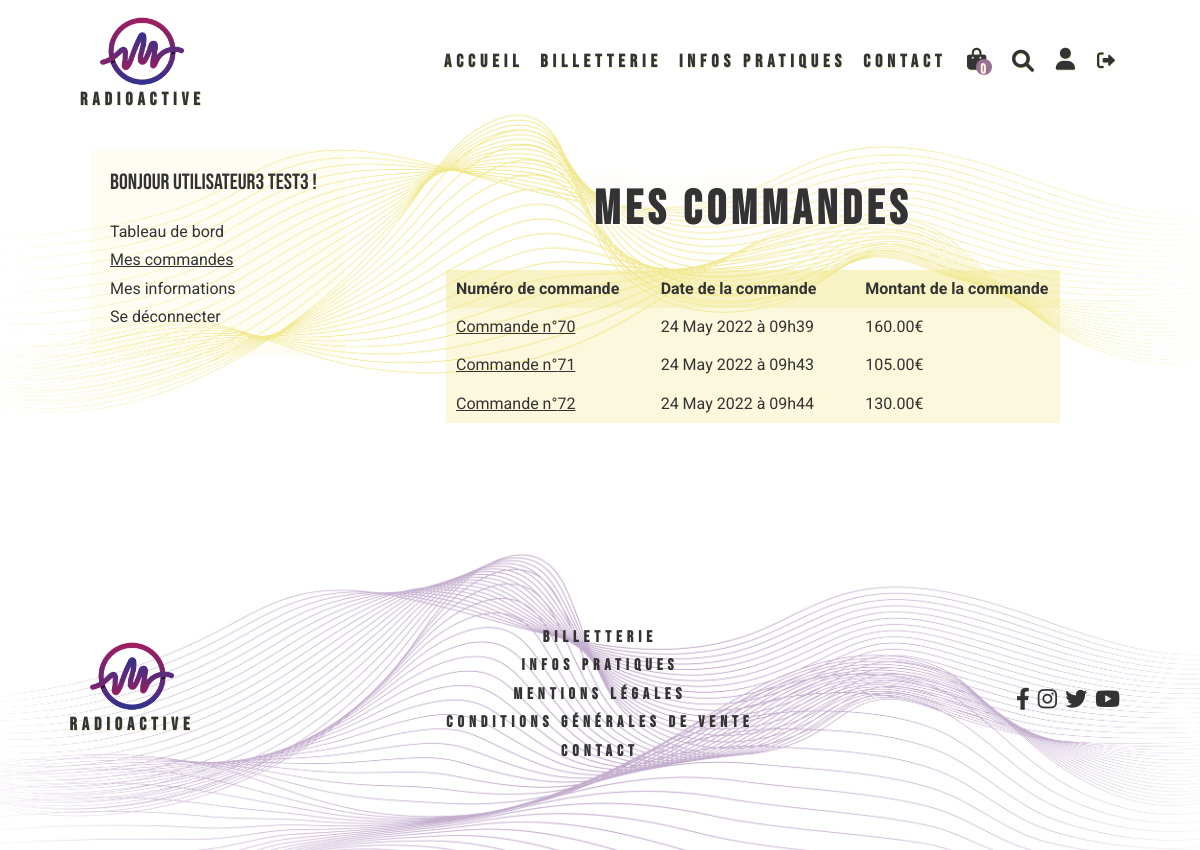
The page /index.php?action=account&myOrders (signed in) on the database its author committed.
### tables this page shows
CREATE TABLE `orders` (
  `id_order` int(11) NOT NULL,
  `id_user` int(50) NOT NULL,
  `date` datetime NOT NULL,
  `payment` float(6,2) NOT NULL
);

### config/Database.php (called while the page is built, shortened)
<?php
class Database
{
    private $connexion;
    public function __construct()
    {
        try
        {
            $this -> connexion = new PDO("mysql:host=".self::HOST.";dbname=".self::BDD,self::USER,self::MDP);
            $this -> connexion -> exec("SET CHARACTER SET utf8");
        }
        catch(Exception $message)
        {
            die("erreur de connexion ".$message -> getMessage());
        }
    }
    public function getConnexion()
    {
        return $this -> connexion;
    }
}

### models/Order.php (called while the page is built, shortened)
<?php
class Order
{
    private $connexion;
    public function __construct()
    {
        $this -> database = new Database();
        $this -> connexion = $this -> database -> getConnexion();
    }
    public function getOrdersByUser($id)
    {
        $query = $this -> connexion -> prepare("SELECT id_order, id_user, DATE_FORMAT(date, '%d %M %Y à %Hh%i') AS date, payment FROM orders WHERE id_user = ?");
        $query -> execute([$id]);
        $order = $query -> fetchAll();
        return $order;
    }
}

### www/user/userAccount.phtml (the view, shortened to what this page needs)
<main class="yellowWave">
    <div class="container accountContainer">
        <?php if(array_key_exists("myOrders", $_GET)) : ?>
            <div class="accountAccess">
                <p>Bonjour <?=  $_SESSION["user"]["name"] ?> <?=  $_SESSION["user"]["lastname"] ?> !</p>
                <p><a href="index.php?action=account">Tableau de bord</a></p>
                <p class="actual"><a href="index.php?action=account&myOrders">Mes commandes</a></p>
                <p><a href="index.php?action=account&myInfos">Mes informations</a></p>
                <p><a href="index.php?action=disconnect">Se déconnecter</a></p>
            </div>
            <div class="accountContent ordersContent">
                <h1>Mes commandes</h1>
                <table class="orderTable">
                    <thead>
                        <tr>
                            <td>Numéro de commande</td>
                            <td>Date de la commande</td>
                            <td>Montant de la commande</td>
                        </tr>
                    </thead>
                    <tbody>
                    <?php foreach($orders as $order) : ?>
                        <tr>
                            <td data-label="N° commande">
                                <a href="index.php?action=detailOrder&idOrder=<?= $order["id_order"] ?>">Commande n°<?= $order["id_order"] ?></a>
                            </td>
                            <td data-label="Date">
                                <?= $order["date"] ?>
                            </td>
                            <td data-label="Montant">
                                <?= $order["payment"] ?>€
                            </td>
                        </tr>
                    <?php endforeach; ?>
                    </tbody>
                </table>
            </div>
        <?php endif; ?>
    </div>
</main>

### www/css/style.css (style rules this page uses)
* { box-sizing: border-box; margin:0; }
html { font-size: 62.5%; }
body { font-size: 1.6rem; font-family: 'Roboto', sans-serif; background-image:url("../images/background.jpg"); background-size:cover; color:var(--color-dark-grey); background-position: center top; background-repeat: no-repeat; background-attachment: fixed; overflow-x:hidden; }
a { text-decoration: none; color:var(--color-dark-grey); transition: color 0.2s; }
:root { --white:white; --color-warm-white: #fff2ec; --color-cheer-yellow: #f0edd4; --color-light-yellow: #f2edc0; --color-yellow: #f1e88f; --color-middle-yellow: #e7c84f; --color-dark-yellow: #edbe00; --color-beige: #FFEEE6; --color-light-pink:#FEDEDF; --color-pink:#997094; --color-purple : #5d60b9; --color-lavander: #889ACA; --color-red: #C94E76; --color-black: black; --color-dark-grey: #333333; --size-extra-small: 1.1rem; --size-small: 1.4rem; --size-medium-small: 1.8rem; --size-bigger-small: 2.2rem; --size-medium:2.8rem; --size-big:3.5rem; --size-big-medium:4.8rem; --size-very-big: 7rem; --size-huge:10rem; --title-size:1.8rem; }
.container { margin-right:auto; margin-left:auto; width:95%; }
h1 { font-family: 'Bebas Neue', cursive; text-align:center; font-size:var(--size-medium); letter-spacing: 0.5rem; text-shadow: 0.03em 0.03em var(--white), 0em 0em 0.938em var(--color-warm-white); }
.yellowWave { background-image:url("../images/section-background.png"); background-size:100%; background-position: center top; background-repeat: no-repeat; padding-top:3.125em; padding-bottom:3.125em; }
.accountContainer { display:flex; flex-direction:column; }
.accountAccess { background-color: RGBA(241,232,143,0.1); display:flex; flex-direction: column; width:100%; padding:1.25em; }
.accountAccess p { margin-bottom:0.625em; }
.accountAccess p:first-of-type { margin-bottom:0.625em; font-family: 'Bebas Neue', cursive; font-size:var(--size-bigger-small); margin-bottom:1.25em; }
.accountContent { width:100%; }
.actual { text-decoration:underline; }
.ordersContent table { text-align:center; background-color: RGBA(241,232,143,0.3); width:100%; }
.ordersContent thead { font-weight:bold; }
.ordersContent td { min-width:33%; padding:0.625em; }
.ordersContent tbody td:first-of-type { text-decoration:underline; }
.orderTable { width:100%; border-collapse: collapse; }
.orderTable thead { display:none; }
.orderTable tr:nth-child(even) { background-color: RGBA(241,232,143,0.6); }
.orderTable tr:nth-child(odd) { background-color: RGBA(241,232,143,0.3); }
.orderTable tr { margin-bottom:0.938em; }
.orderTable tbody, .orderTable tr, .orderTable td { display:block; width:100%; }
.orderTable td { text-align:right; padding:0.625em; position:relative; padding-left:50%; }
.orderTable td::before { content:attr(data-label); position:absolute; left:0; width:50%; padding-left:0.625em; font-weight:bold; text-align:left; }
@media screen and (min-width:600px) { .orderTable { background-color: RGBA(241,232,143,0.3); } }
@media screen and (min-width:600px) { .orderTable thead { display:table-header-group; background-color: RGBA(241,232,143,0.3); font-weight:bold; } }
@media screen and (min-width:600px) { .orderTable tr:nth-child(even) { background-color: RGBA(241,232,143,0); } }
@media screen and (min-width:600px) { .orderTable tr:nth-child(odd) { background-color: RGBA(241,232,143,0.0); } }
@media screen and (min-width:600px) { .orderTable tr { margin-bottom:0em; } }
@media screen and (min-width:600px) { .orderTable tbody { display:table-row-group; } }
@media screen and (min-width:600px) { .orderTable tr { display:table-row; } }
@media screen and (min-width:600px) { .orderTable td { display:table-cell; width:20%; text-align:left; padding-left: 0.625em; } }
@media screen and (min-width:600px) { .orderTable td::before { display:none; } }
@media screen and (min-width:800px) { main { min-height:50vh; } }
@media screen and (min-width:800px) { .container { margin-right:auto; margin-left:auto; width:85%; } }
@media screen and (min-width:800px) { h1 { font-size:var(--size-big-medium); } }
@media screen and (min-width:980px) { .accountContainer { display:flex; flex-direction:row; justify-content: space-between; align-items: flex-start; } }
@media screen and (min-width:980px) { .accountAccess { display:flex; flex-direction: column; width:25%; } }
@media screen and (min-width:980px) { .accountContent { width:70%; padding:0em 3.125em; } }

### rows shown on the page
orders: id_order "70", date "24 May 2022 à 09h39", payment "160.00"
orders: id_order "71", date "24 May 2022 à 09h43", payment "105.00"
orders: id_order "72", date "24 May 2022 à 09h44", payment "130.00"

### other values the page prints
$_SESSION["user"]["name"] "Utilisateur3"
$_SESSION["user"]["lastname"] "Test3"
